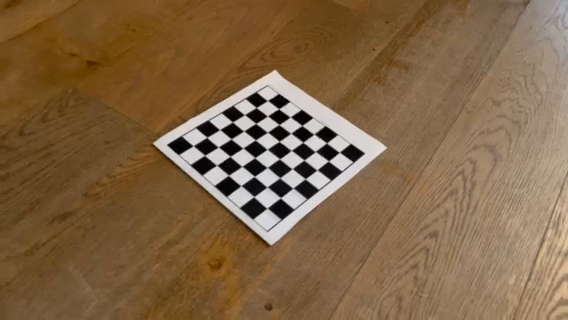
#> input picture frame 62 of Videos/chessboard.mp4, 568 x 320 px
$ python calibration.py
#> lines starting #> are read from the running program, lines starting #| are printed output that depends on the picture
# ======= imports
import cv2
import numpy as np
import json
import math

from perspective_warping import *


# ======= contants
CAMERA_MATRIX_KEY = 'K'
DISTORTION_COEFFICIENTS_KEY = 'dist_coeffs'
CALIB_PARAMETERS_PATH = 'calibration_parameters.json'


# ======= helper functions
def extract_chessboard_frames():
    CHESSBOARD_VIDEO_PATH = r'Videos\chessboard.mp4'
    CHESSBOARD_NUM_FRAMES = 20

    print(f'Extracting {CHESSBOARD_NUM_FRAMES} chessboard frames')

    capture = cv2.VideoCapture(CHESSBOARD_VIDEO_PATH)

    num_frames = int(capture.get(cv2.CAP_PROP_FRAME_COUNT))
    frames = np.array([cv2.resize(capture.read()[1], OUTPUT_VIDEO_SHAPE) for _ in range(num_frames)])
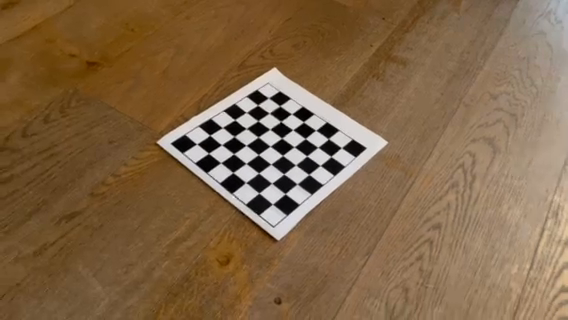
#> input picture frame 65 of Videos/chessboard.mp4, 568 x 320 px
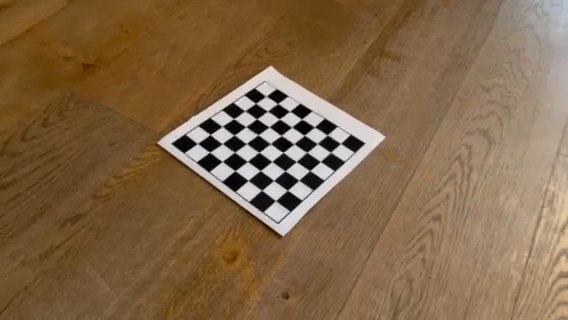
#> input picture frame 69 of Videos/chessboard.mp4, 568 x 320 px
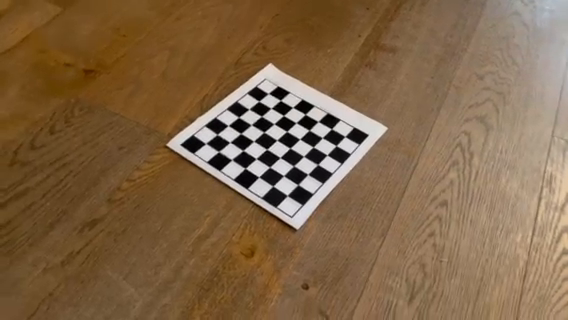
#> input picture frame 76 of Videos/chessboard.mp4, 568 x 320 px
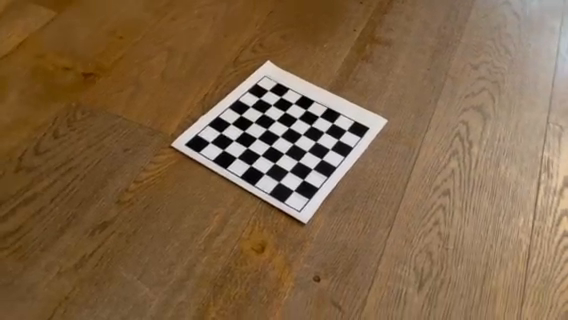
#> input picture frame 81 of Videos/chessboard.mp4, 568 x 320 px
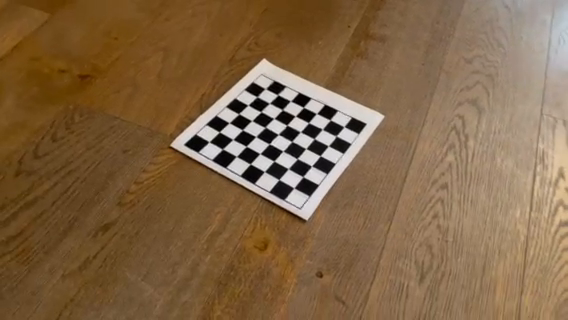
#> input picture frame 84 of Videos/chessboard.mp4, 568 x 320 px
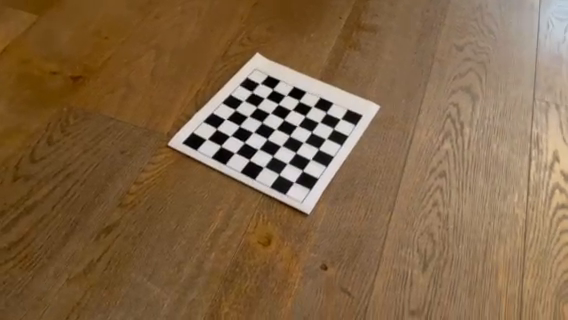
#> input picture frame 89 of Videos/chessboard.mp4, 568 x 320 px
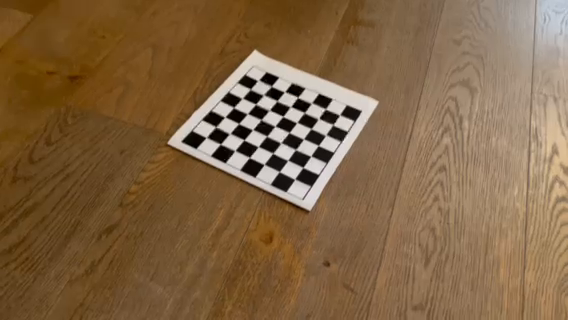
#> input picture frame 91 of Videos/chessboard.mp4, 568 x 320 px
    capture.release()

    return frames[np.arange(num_frames, step=math.ceil(num_frames / CHESSBOARD_NUM_FRAMES))]


# [50 lines left out: functions find_corner_points, draw, draw_cube, not called in this run]


def find_calibration_parameters():
    print("Calculating camera intrinsics & distortion coefficients")

    # ======= extract chessboard frames from video
    chessboard_frames = extract_chessboard_frames()

    # ======= find all corners in calibration plane
    object_points, frame_points = find_corner_points(chessboard_frames)

    # ======= get camera intrinsics + distortion coeffs
    h, w = chessboard_frames[0].shape[:2]
    rms, camera_matrix, dist_coefs, _rvecs, _tvecs = cv2.calibrateCamera(object_points, frame_points, (w, h), None, None)

    # ======= save calibration parameters
    with open(CALIB_PARAMETERS_PATH, 'w') as f:
        parameters = {CAMERA_MATRIX_KEY: camera_matrix.tolist(), DISTORTION_COEFFICIENTS_KEY: dist_coefs.ravel().tolist()}
        json.dump(json.dumps(parameters), f)

    # ======= check calibration
    rgb = cv2.cvtColor(chessboard_frames[0], cv2.COLOR_BGR2RGB)
    plot_image(draw_cube(rgb, _rvecs[0], _tvecs[0], camera_matrix, dist_coefs))


if __name__ == '__main__':
    find_calibration_parameters()

$ run again, starting later in the video
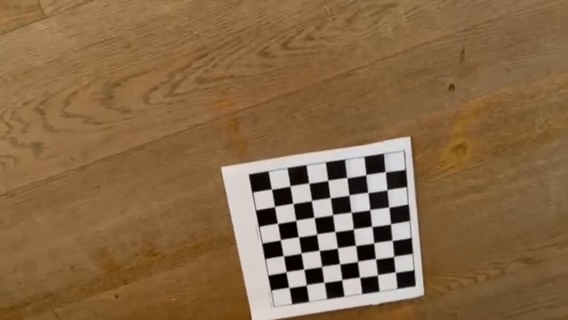
#> input picture frame 283 of Videos/chessboard.mp4, 568 x 320 px
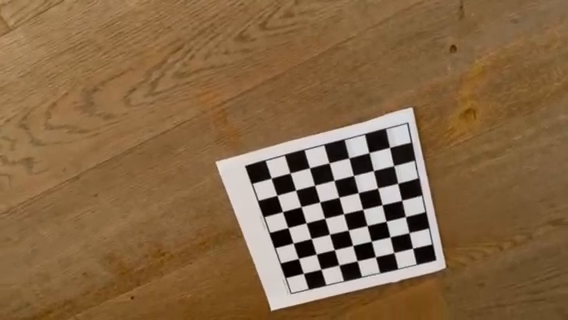
#> input picture frame 297 of Videos/chessboard.mp4, 568 x 320 px
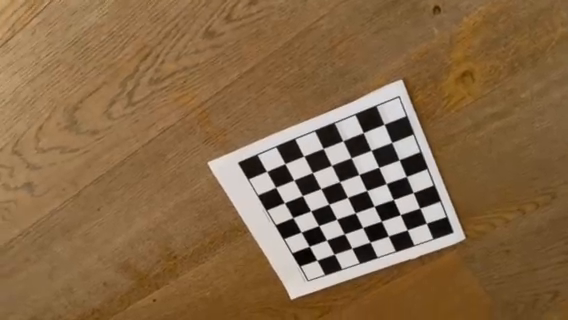
#> input picture frame 312 of Videos/chessboard.mp4, 568 x 320 px

$ run again, starting later in the video
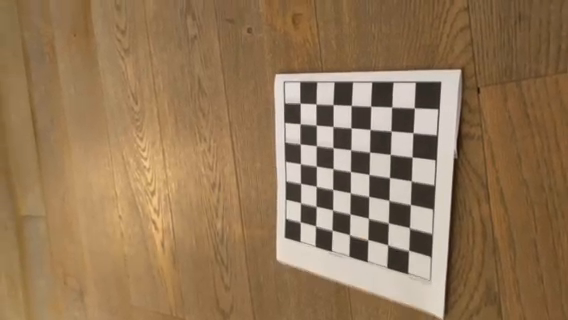
#> input picture frame 503 of Videos/chessboard.mp4, 568 x 320 px
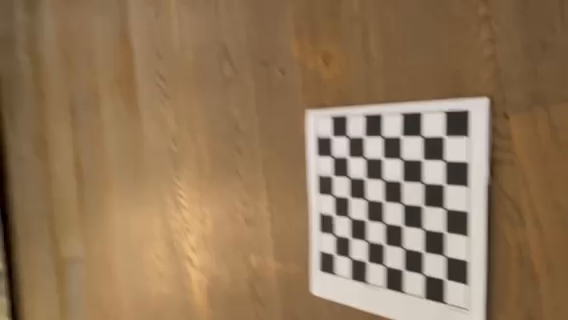
#> input picture frame 511 of Videos/chessboard.mp4, 568 x 320 px
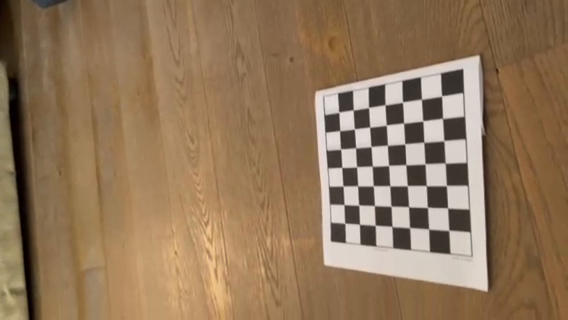
#> input picture frame 532 of Videos/chessboard.mp4, 568 x 320 px
